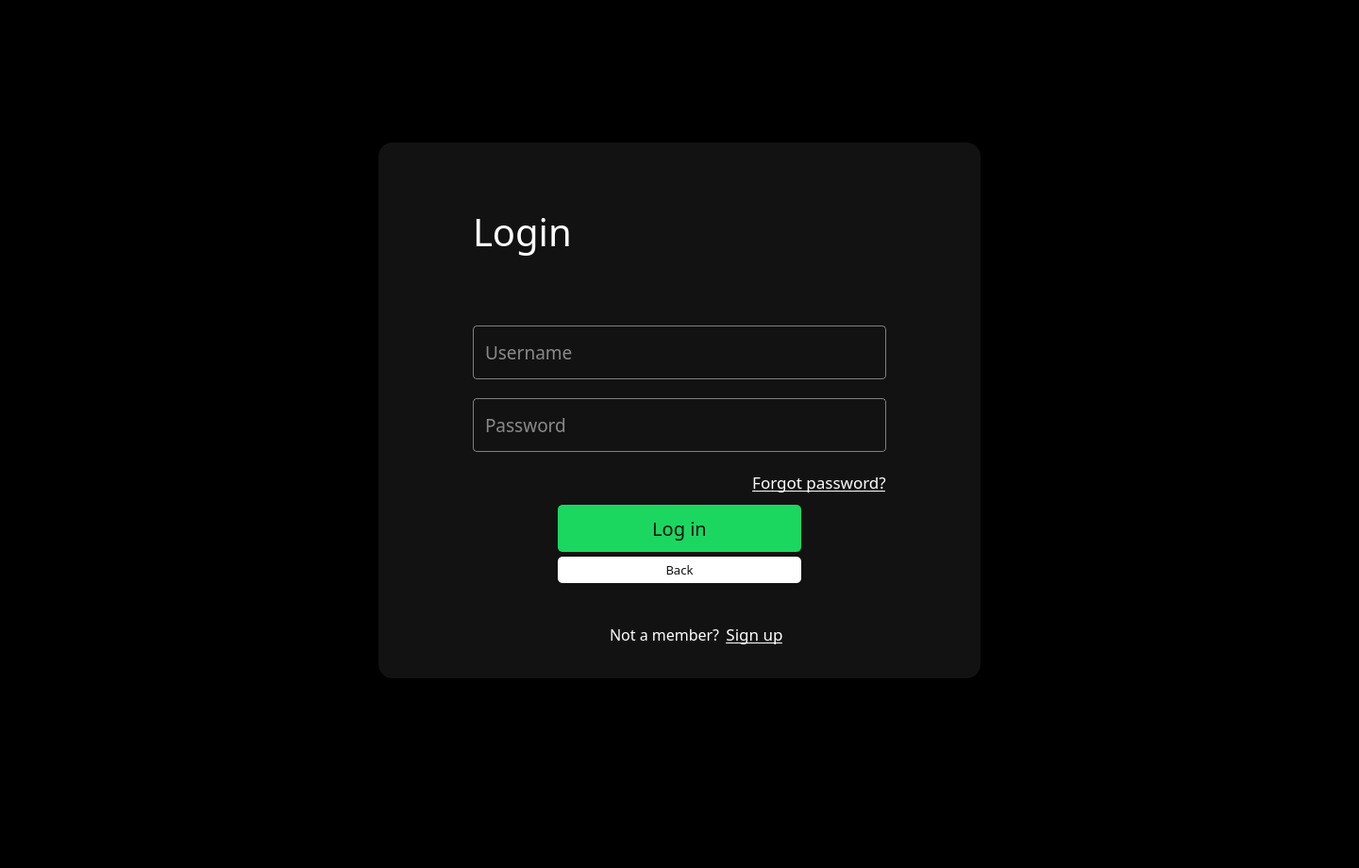
<?xml version="1.0" encoding="UTF-8"?>
<ui version="4.0">
 <class>MainWindow</class>
 <widget class="QMainWindow" name="MainWindow">
  <property name="geometry">
   <rect>
    <x>0</x>
    <y>0</y>
    <width>1440</width>
    <height>920</height>
   </rect>
  </property>
  <property name="windowTitle">
   <string>MainWindow</string>
  </property>
  <widget class="QWidget" name="centralwidget">
   <property name="styleSheet">
    <string notr="true">*{
color:white;
}

#background {
background-color:black
}

#login_form {
background-color:#121212;
border-radius: 15px
}

#login_form QLineEdit {
background-color:#121212;
border-radius: 4px;
border: 1px solid gray;
padding: 0px 10px;
height: 55px;
color:white;
}

#login_form QLineEdit:hover {
border: 1.5px solid white
}

#login_form QLineEdit:focus {
border: 1.5px solid white
}

#forgotPsw {
border:none;
background-color:#121212;
color:white;
}

#loginBtn {
background-color:#1BD760;
border-radius:5px;
color:#121212;
padding:5px;
height:40px
}

#back {
background-color:white;
border-radius:5px;
color:#121212;
padding:5px;

}

#signupBtn {
background-color:#121212;
border:none;
color:white
}</string>
   </property>
   <layout class="QVBoxLayout" name="verticalLayout">
    <property name="spacing">
     <number>0</number>
    </property>
    <property name="leftMargin">
     <number>0</number>
    </property>
    <property name="topMargin">
     <number>0</number>
    </property>
    <property name="rightMargin">
     <number>0</number>
    </property>
    <property name="bottomMargin">
     <number>0</number>
    </property>
    <item>
     <widget class="QFrame" name="background">
      <property name="frameShape">
       <enum>QFrame::StyledPanel</enum>
      </property>
      <property name="frameShadow">
       <enum>QFrame::Raised</enum>
      </property>
      <layout class="QVBoxLayout" name="verticalLayout_2">
       <property name="leftMargin">
        <number>400</number>
       </property>
       <property name="topMargin">
        <number>150</number>
       </property>
       <property name="rightMargin">
        <number>400</number>
       </property>
       <property name="bottomMargin">
        <number>200</number>
       </property>
       <item>
        <widget class="QWidget" name="login_form" native="true">
         <layout class="QVBoxLayout" name="verticalLayout_3">
          <property name="spacing">
           <number>0</number>
          </property>
          <property name="leftMargin">
           <number>0</number>
          </property>
          <property name="topMargin">
           <number>0</number>
          </property>
          <property name="rightMargin">
           <number>0</number>
          </property>
          <property name="bottomMargin">
           <number>0</number>
          </property>
          <item>
           <widget class="QWidget" name="login_title_field" native="true">
            <layout class="QVBoxLayout" name="verticalLayout_4">
             <property name="spacing">
              <number>0</number>
             </property>
             <property name="leftMargin">
              <number>100</number>
             </property>
             <property name="topMargin">
              <number>0</number>
             </property>
             <property name="rightMargin">
              <number>0</number>
             </property>
             <property name="bottomMargin">
              <number>0</number>
             </property>
             <item>
              <widget class="QLabel" name="label">
               <property name="font">
                <font>
                 <family>Arial Rounded MT Bold</family>
                 <pointsize>30</pointsize>
                </font>
               </property>
               <property name="text">
                <string>Login</string>
               </property>
              </widget>
             </item>
            </layout>
           </widget>
          </item>
          <item>
           <widget class="QWidget" name="in4_blank_field" native="true">
            <layout class="QVBoxLayout" name="verticalLayout_5">
             <property name="spacing">
              <number>15</number>
             </property>
             <property name="leftMargin">
              <number>100</number>
             </property>
             <property name="topMargin">
              <number>0</number>
             </property>
             <property name="rightMargin">
              <number>100</number>
             </property>
             <property name="bottomMargin">
              <number>0</number>
             </property>
             <item>
              <widget class="QLineEdit" name="logon">
               <property name="font">
                <font>
                 <family>Arial Rounded MT Bold</family>
                 <pointsize>14</pointsize>
                </font>
               </property>
               <property name="placeholderText">
                <string>Username</string>
               </property>
              </widget>
             </item>
             <item>
              <widget class="QLineEdit" name="password">
               <property name="font">
                <font>
                 <family>Arial Rounded MT Bold</family>
                 <pointsize>14</pointsize>
                </font>
               </property>
               <property name="placeholderText">
                <string>Password</string>
               </property>
              </widget>
             </item>
             <item alignment="Qt::AlignRight">
              <widget class="QPushButton" name="forgotPsw">
               <property name="font">
                <font>
                 <family>Arial Rounded MT Bold</family>
                 <pointsize>13</pointsize>
                 <underline>true</underline>
                </font>
               </property>
               <property name="text">
                <string>Forgot password?</string>
               </property>
              </widget>
             </item>
            </layout>
           </widget>
          </item>
          <item>
           <widget class="QWidget" name="login_button_field" native="true">
            <property name="font">
             <font>
              <family>Papyrus</family>
             </font>
            </property>
            <layout class="QVBoxLayout" name="verticalLayout_6">
             <property name="spacing">
              <number>0</number>
             </property>
             <property name="leftMargin">
              <number>0</number>
             </property>
             <property name="topMargin">
              <number>0</number>
             </property>
             <property name="rightMargin">
              <number>0</number>
             </property>
             <property name="bottomMargin">
              <number>0</number>
             </property>
             <item>
              <widget class="QWidget" name="widget" native="true">
               <layout class="QVBoxLayout" name="verticalLayout_7">
                <property name="spacing">
                 <number>0</number>
                </property>
                <property name="leftMargin">
                 <number>190</number>
                </property>
                <property name="topMargin">
                 <number>0</number>
                </property>
                <property name="rightMargin">
                 <number>190</number>
                </property>
                <property name="bottomMargin">
                 <number>0</number>
                </property>
                <item>
                 <widget class="QPushButton" name="loginBtn">
                  <property name="font">
                   <font>
                    <family>Arial Rounded MT Bold</family>
                    <pointsize>15</pointsize>
                   </font>
                  </property>
                  <property name="text">
                   <string>Log in</string>
                  </property>
                 </widget>
                </item>
                <item>
                 <widget class="QPushButton" name="back">
                  <property name="font">
                   <font>
                    <family>Arial Rounded MT Bold</family>
                    <pointsize>10</pointsize>
                   </font>
                  </property>
                  <property name="text">
                   <string>Back</string>
                  </property>
                 </widget>
                </item>
               </layout>
              </widget>
             </item>
             <item>
              <widget class="QWidget" name="widget_2" native="true">
               <layout class="QVBoxLayout" name="verticalLayout_8">
                <property name="leftMargin">
                 <number>100</number>
                </property>
                <item>
                 <layout class="QHBoxLayout" name="horizontalLayout">
                  <item alignment="Qt::AlignRight">
                   <widget class="QLabel" name="label_2">
                    <property name="font">
                     <font>
                      <family>Arial Rounded MT Bold</family>
                      <pointsize>12</pointsize>
                     </font>
                    </property>
                    <property name="text">
                     <string>Not a member?</string>
                    </property>
                   </widget>
                  </item>
                  <item alignment="Qt::AlignLeft">
                   <widget class="QPushButton" name="signupBtn">
                    <property name="font">
                     <font>
                      <family>Arial Rounded MT Bold</family>
                      <pointsize>13</pointsize>
                      <underline>true</underline>
                     </font>
                    </property>
                    <property name="text">
                     <string>Sign up</string>
                    </property>
                   </widget>
                  </item>
                 </layout>
                </item>
               </layout>
              </widget>
             </item>
            </layout>
           </widget>
          </item>
         </layout>
        </widget>
       </item>
      </layout>
     </widget>
    </item>
   </layout>
  </widget>
 </widget>
 <resources/>
 <connections/>
</ui>
